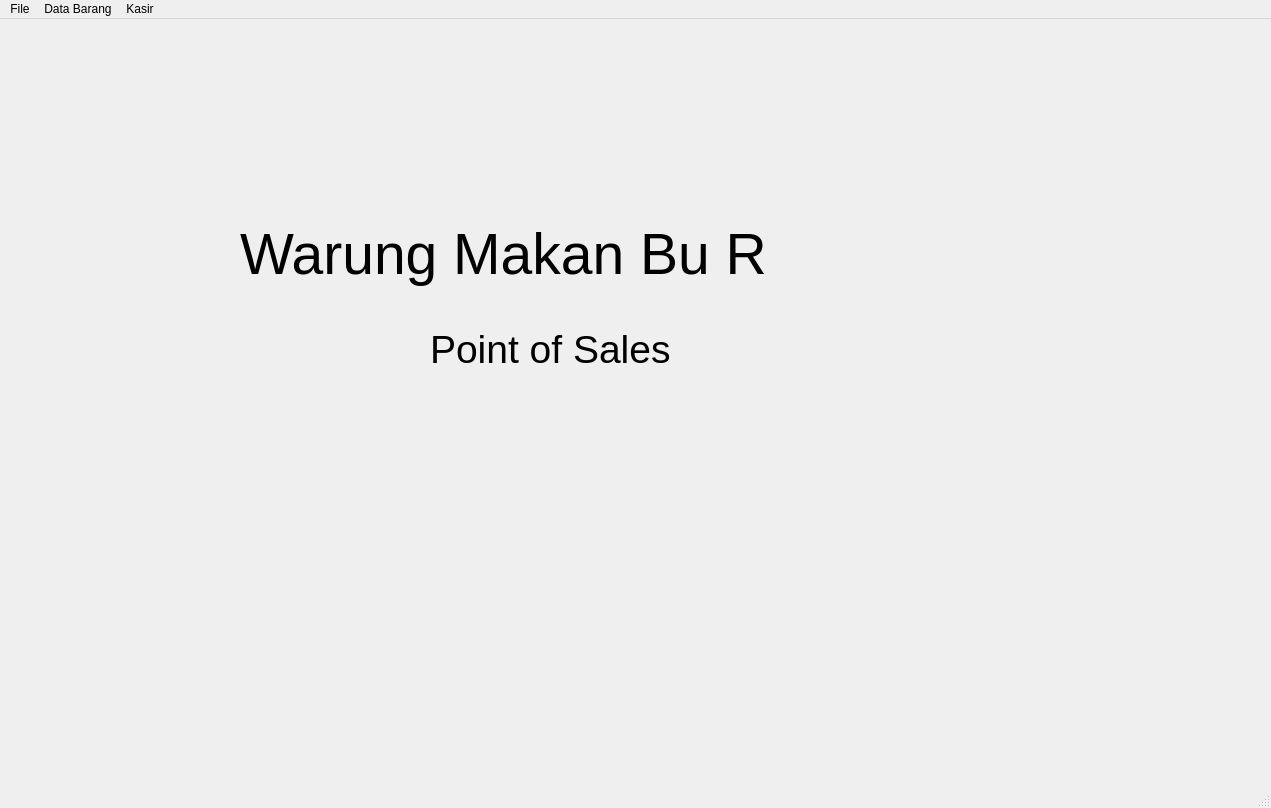
<?xml version="1.0" encoding="UTF-8"?>
<ui version="4.0">
 <class>MainWindow</class>
 <widget class="QMainWindow" name="MainWindow">
  <property name="geometry">
   <rect>
    <x>0</x>
    <y>0</y>
    <width>1271</width>
    <height>808</height>
   </rect>
  </property>
  <property name="windowTitle">
   <string>MainWindow</string>
  </property>
  <widget class="QWidget" name="centralwidget">
   <widget class="QLabel" name="lblJudul">
    <property name="geometry">
     <rect>
      <x>240</x>
      <y>160</y>
      <width>741</width>
      <height>151</height>
     </rect>
    </property>
    <property name="font">
     <font>
      <pointsize>43</pointsize>
     </font>
    </property>
    <property name="text">
     <string>Warung Makan Bu R</string>
    </property>
   </widget>
   <widget class="QLabel" name="label">
    <property name="geometry">
     <rect>
      <x>430</x>
      <y>290</y>
      <width>341</width>
      <height>81</height>
     </rect>
    </property>
    <property name="font">
     <font>
      <pointsize>29</pointsize>
     </font>
    </property>
    <property name="text">
     <string>Point of Sales</string>
    </property>
   </widget>
  </widget>
  <widget class="QMenuBar" name="menubar">
   <property name="geometry">
    <rect>
     <x>0</x>
     <y>0</y>
     <width>1271</width>
     <height>29</height>
    </rect>
   </property>
   <widget class="QMenu" name="menuFile">
    <property name="title">
     <string>File</string>
    </property>
    <addaction name="actionLogout"/>
   </widget>
   <widget class="QMenu" name="menuData_Barang">
    <property name="title">
     <string>Data Barang</string>
    </property>
    <addaction name="actionInput_Data_Barang"/>
   </widget>
   <widget class="QMenu" name="menuKasir">
    <property name="title">
     <string>Kasir</string>
    </property>
    <addaction name="actionPoint_Of_Sales"/>
   </widget>
   <addaction name="menuFile"/>
   <addaction name="menuData_Barang"/>
   <addaction name="menuKasir"/>
  </widget>
  <widget class="QStatusBar" name="statusbar"/>
  <action name="actionInput_Data_Barang">
   <property name="text">
    <string>Input Data Barang</string>
   </property>
  </action>
  <action name="actionPoint_Of_Sales">
   <property name="text">
    <string>Point Of Sales</string>
   </property>
  </action>
  <action name="actionLogout">
   <property name="text">
    <string>Logout</string>
   </property>
  </action>
 </widget>
 <resources/>
 <connections/>
</ui>
